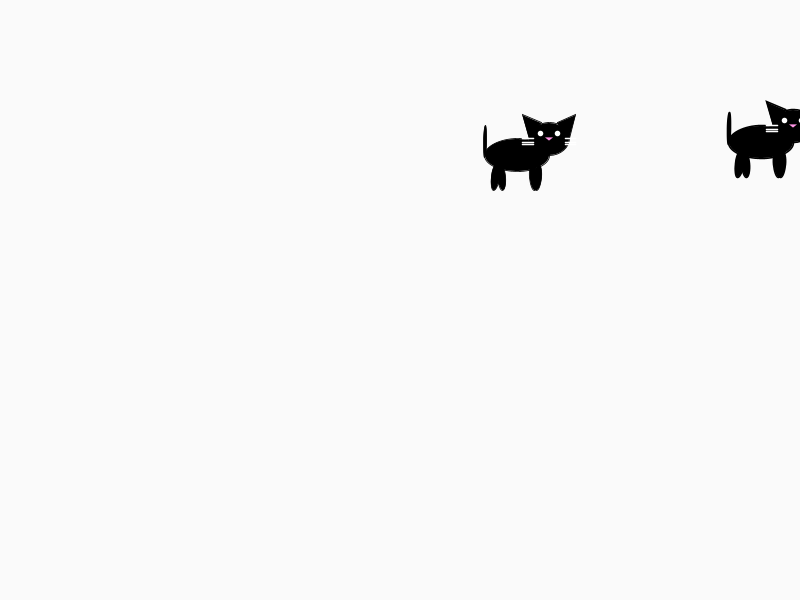
Frame 1 (no input)
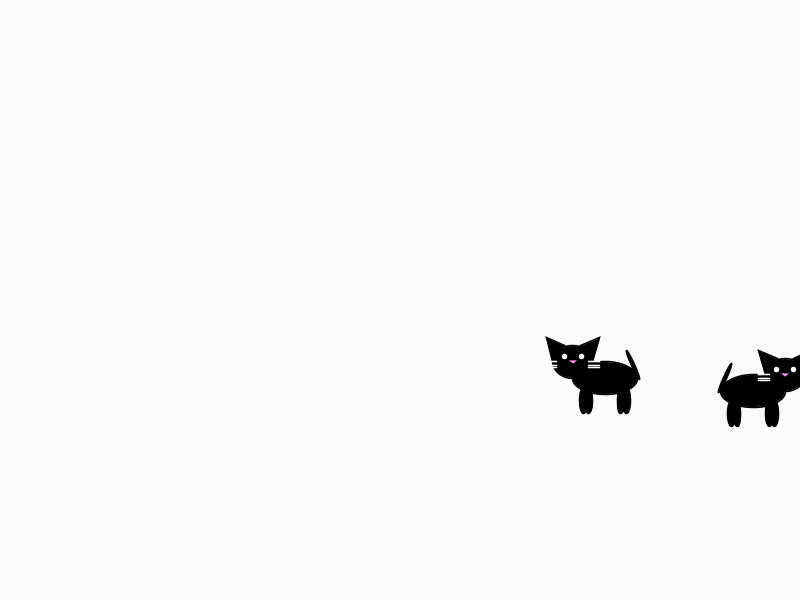
Frame 60 (the mouse pressed at the canvas centre just before this capture)
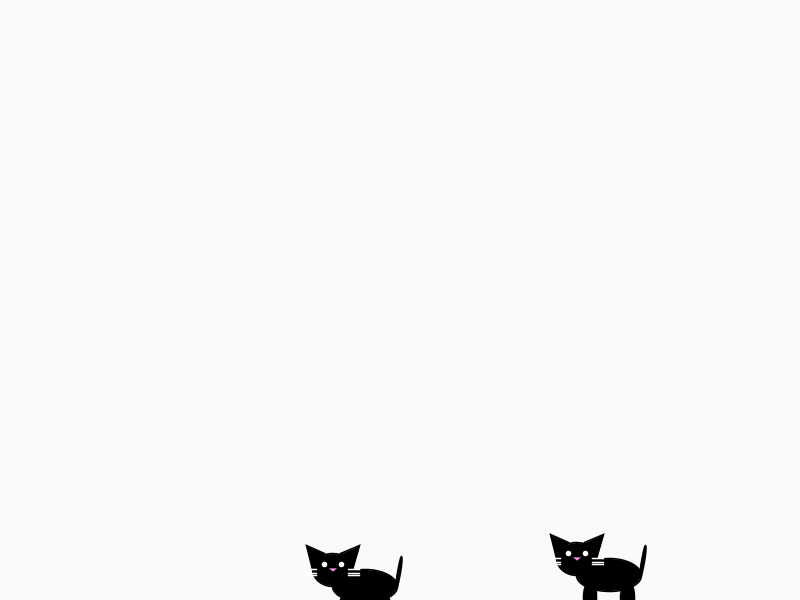
Frame 120 (the mouse held since frame 60 and released just before this capture)

The Processing sketch that drew these frames (run headless with seeded random() and noise(); from frame 60 on, the mouse is pressed at the canvas centre):

// Processing sketch: Part_1
// ── Part_1.pde
void setup(){
  size(800,600);

}
  Cat cat1= new Cat();
  Cat cat2= new Cat();
void draw(){
  background(250);

  cat1.update();
  cat2.update();
}

// ── Cat.pde
class Cat{
  int x,y,xSpeed,ySpeed;
  float legAngle=0;
  float legRate=0.1;
  float tailAngle=0;
  float tailRate=0.01;
  float catBodySize=80;
  float catBodySizeH=40;
  float catHeadW=50;
  float catHeadH=40;

  


  
  Cat(){
  x=(int)random(0,800);
  y=(int)random(0,600);
  xSpeed=4;
  ySpeed=4;
  }
  void update(){
    drawCat();
    move();
    //edgeDetect();
    
    
  }
void move(){
  
 //if (clickDetect ==true) x-=speed*1.5;
 if (x<0 ||x>width) xSpeed*=-1;
  x+=xSpeed;
 if (y<0||y>height)ySpeed*=-1;
 y+=ySpeed;
}

//void edgeDetect(){
//  if (x<0) removeCat=true;
//  else if (x>width) x=1;
//}



void drawCat(){

  
  legAngle+=legRate;
  if (legAngle<=-1||legAngle>=1) legRate*=-1;
  
  tailAngle+=tailRate;
  if (tailAngle<=-0.5||tailAngle>=0.5) tailRate*=-1;
    pushMatrix();
    translate(x,y);
    scale(0.8);
    if (xSpeed<0){
      scale(-1,1);
    }
    fill(0);
    stroke(0);
    
    
    //tail
     pushMatrix();
    translate(catBodySize/-2,catBodySizeH/-10);
    rotate(tailAngle);
    ellipse(0,catBodySizeH/-3,catBodySize/20,catBodySizeH);
    popMatrix();
    
    //legs,b1
    pushMatrix();
    translate(catBodySize/-3,catBodySizeH/2);
    rotate(legAngle);
    ellipse(0,catBodySizeH/5,catBodySize/8,catBodySize/2.5);
    popMatrix();
    //leg,b2
    pushMatrix();
    translate(catBodySize/-4,catBodySizeH/2);
    rotate(-legAngle);
    ellipse(0,catBodySizeH/5,catBodySize/8,catBodySize/2.5);
    popMatrix();
    //leg,f1
    pushMatrix();
    translate(catBodySize/3,catBodySizeH/2);
    rotate(legAngle);
    ellipse(0,catBodySizeH/5,catBodySize/8,catBodySize/2.5);
    popMatrix();
    //leg,f2
    
    pushMatrix();
    translate(catBodySize/4,catBodySizeH/2);
    rotate(-legAngle);
    ellipse(0,catBodySizeH/5,catBodySize/8,catBodySize/2.5);
    popMatrix();
    
    
    
    //body
    ellipse(0,0,catBodySize,catBodySizeH);
    
 
    
    
   //head
    pushMatrix();
    translate(catBodySize/2,-catBodySizeH/2);
    ellipse(0,0,catHeadW,catHeadH);
    triangle(catHeadW/-2,0,catHeadW/-1.5,catHeadH*-0.75,catHeadW/-5,catHeadH/-2);
    triangle(catHeadW/2,0,catHeadW/1.5,catHeadH*-0.75,catHeadW/5,catHeadH/-2);
    
    //face
    stroke(255);
    strokeWeight(7);
    //eyes
    point(catHeadW/-4.5,catHeadH/-6);
    point(catHeadW/4.5,catHeadH/-6);
    
    
    strokeWeight(2);
    line(catHeadW/-2.5,0,catHeadW/-1.5,0);
    line(catHeadW/2.5,0,catHeadW/1.5,0);
    line(catHeadW/-2.5,catHeadH/9,catHeadW/-1.5,catHeadH/10);
    line(catHeadW/2.5,catHeadH/9,catHeadW/1.5,catHeadH/10);
    line(catHeadW/-2.5,catHeadH/6,catHeadW/-1.5,catHeadH/5.5);
    line(catHeadW/2.5,catHeadH/6,catHeadW/1.5,catHeadH/5.5);
    
    //nose
    noStroke();
    fill(255,149,229);
    triangle(0,catHeadH/20,catHeadW/-10,catHeadH/-20,catHeadW/10,catHeadH/-20);

    popMatrix();
    popMatrix();
  }
}
